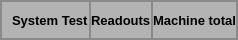
       <widget class="QFrame" name="frame_3">
        <property name="maximumSize">
         <size>
          <width>16777215</width>
          <height>40</height>
         </size>
        </property>
        <property name="styleSheet">
         <string notr="true">background-color: rgb(179, 179, 179);</string>
        </property>
        <property name="frameShape">
         <enum>QFrame::StyledPanel</enum>
        </property>
        <property name="frameShadow">
         <enum>QFrame::Raised</enum>
        </property>
        <layout class="QHBoxLayout" name="horizontalLayout">
         <property name="spacing">
          <number>0</number>
         </property>
         <property name="leftMargin">
          <number>0</number>
         </property>
         <property name="topMargin">
          <number>0</number>
         </property>
         <property name="rightMargin">
          <number>0</number>
         </property>
         <property name="bottomMargin">
          <number>0</number>
         </property>
         <item>
          <widget class="QFrame" name="frame_7">
           <property name="frameShape">
            <enum>QFrame::StyledPanel</enum>
           </property>
           <property name="frameShadow">
            <enum>QFrame::Raised</enum>
           </property>
           <layout class="QVBoxLayout" name="verticalLayout_2">
            <property name="spacing">
             <number>0</number>
            </property>
            <property name="leftMargin">
             <number>10</number>
            </property>
            <property name="topMargin">
             <number>0</number>
            </property>
            <property name="rightMargin">
             <number>0</number>
            </property>
            <property name="bottomMargin">
             <number>0</number>
            </property>
            <item>
             <widget class="QLabel" name="label">
              <property name="font">
               <font>
                <pointsize>10</pointsize>
                <weight>75</weight>
                <bold>true</bold>
               </font>
              </property>
              <property name="text">
               <string>System Test</string>
              </property>
             </widget>
            </item>
           </layout>
          </widget>
         </item>
         <item>
          <widget class="QFrame" name="frame_8">
           <property name="frameShape">
            <enum>QFrame::StyledPanel</enum>
           </property>
           <property name="frameShadow">
            <enum>QFrame::Raised</enum>
           </property>
           <layout class="QHBoxLayout" name="horizontalLayout_3">
            <property name="spacing">
             <number>0</number>
            </property>
            <property name="leftMargin">
             <number>0</number>
            </property>
            <property name="topMargin">
             <number>0</number>
            </property>
            <property name="rightMargin">
             <number>0</number>
            </property>
            <property name="bottomMargin">
             <number>0</number>
            </property>
            <item>
             <widget class="QLabel" name="label_2">
              <property name="font">
               <font>
                <pointsize>10</pointsize>
                <weight>75</weight>
                <bold>true</bold>
               </font>
              </property>
              <property name="text">
               <string>Readouts</string>
              </property>
             </widget>
            </item>
           </layout>
          </widget>
         </item>
         <item>
          <widget class="QFrame" name="frame_9">
           <property name="frameShape">
            <enum>QFrame::StyledPanel</enum>
           </property>
           <property name="frameShadow">
            <enum>QFrame::Raised</enum>
           </property>
           <layout class="QHBoxLayout" name="horizontalLayout_2">
            <property name="spacing">
             <number>0</number>
            </property>
            <property name="leftMargin">
             <number>0</number>
            </property>
            <property name="topMargin">
             <number>0</number>
            </property>
            <property name="rightMargin">
             <number>0</number>
            </property>
            <property name="bottomMargin">
             <number>0</number>
            </property>
            <item>
             <widget class="QLabel" name="label_3">
              <property name="font">
               <font>
                <pointsize>10</pointsize>
                <weight>75</weight>
                <bold>true</bold>
               </font>
              </property>
              <property name="text">
               <string>Machine total</string>
              </property>
             </widget>
            </item>
           </layout>
          </widget>
         </item>
        </layout>
       </widget>
